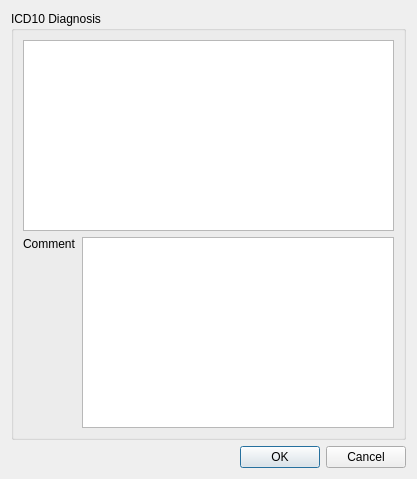
<?xml version="1.0" encoding="UTF-8"?>
<ui version="4.0">
 <class>Icd10DiagnosisDialog</class>
 <widget class="QDialog" name="Icd10DiagnosisDialog">
  <property name="geometry">
   <rect>
    <x>0</x>
    <y>0</y>
    <width>417</width>
    <height>479</height>
   </rect>
  </property>
  <property name="windowTitle">
   <string>Dialog</string>
  </property>
  <layout class="QGridLayout" name="gridLayout">
   <item row="1" column="0">
    <widget class="QDialogButtonBox" name="buttonBox">
     <property name="orientation">
      <enum>Qt::Horizontal</enum>
     </property>
     <property name="standardButtons">
      <set>QDialogButtonBox::Cancel|QDialogButtonBox::Ok</set>
     </property>
    </widget>
   </item>
   <item row="0" column="0">
    <widget class="QGroupBox" name="groupBox">
     <property name="title">
      <string>ICD10 Diagnosis</string>
     </property>
     <layout class="QVBoxLayout" name="verticalLayout_2">
      <item>
       <widget class="QTableView" name="m_data"/>
      </item>
      <item>
       <layout class="QHBoxLayout" name="horizontalLayout">
        <item>
         <layout class="QVBoxLayout" name="verticalLayout">
          <item>
           <widget class="QLabel" name="label">
            <property name="text">
             <string>Comment</string>
            </property>
           </widget>
          </item>
          <item>
           <spacer name="verticalSpacer">
            <property name="orientation">
             <enum>Qt::Vertical</enum>
            </property>
            <property name="sizeHint" stdset="0">
             <size>
              <width>20</width>
              <height>40</height>
             </size>
            </property>
           </spacer>
          </item>
         </layout>
        </item>
        <item>
         <widget class="QPlainTextEdit" name="m_comment"/>
        </item>
       </layout>
      </item>
     </layout>
    </widget>
   </item>
  </layout>
 </widget>
 <resources/>
 <connections>
  <connection>
   <sender>buttonBox</sender>
   <signal>accepted()</signal>
   <receiver>Icd10DiagnosisDialog</receiver>
   <slot>accept()</slot>
   <hints>
    <hint type="sourcelabel">
     <x>248</x>
     <y>254</y>
    </hint>
    <hint type="destinationlabel">
     <x>157</x>
     <y>274</y>
    </hint>
   </hints>
  </connection>
  <connection>
   <sender>buttonBox</sender>
   <signal>rejected()</signal>
   <receiver>Icd10DiagnosisDialog</receiver>
   <slot>reject()</slot>
   <hints>
    <hint type="sourcelabel">
     <x>316</x>
     <y>260</y>
    </hint>
    <hint type="destinationlabel">
     <x>286</x>
     <y>274</y>
    </hint>
   </hints>
  </connection>
 </connections>
</ui>
